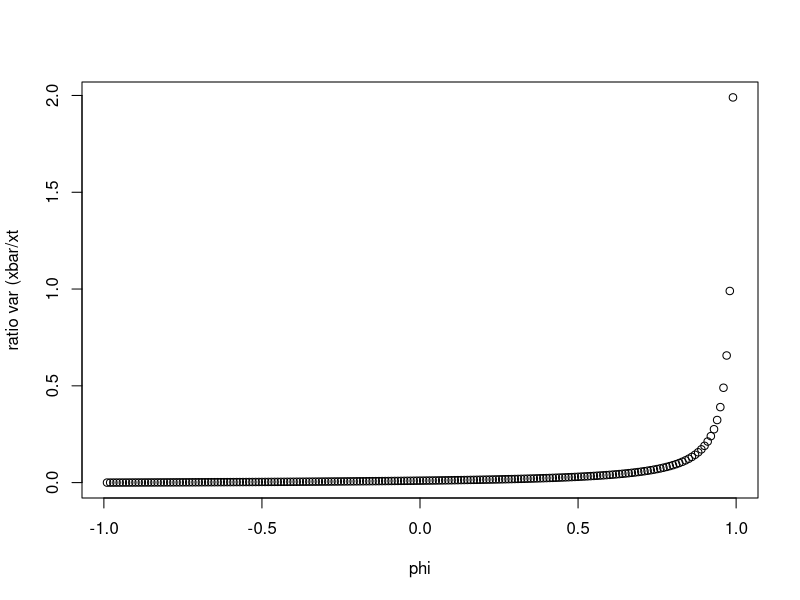
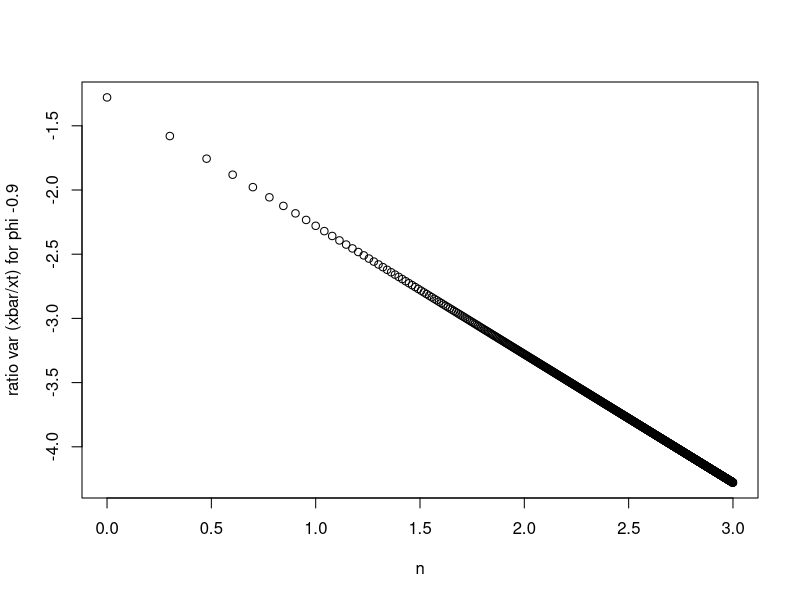
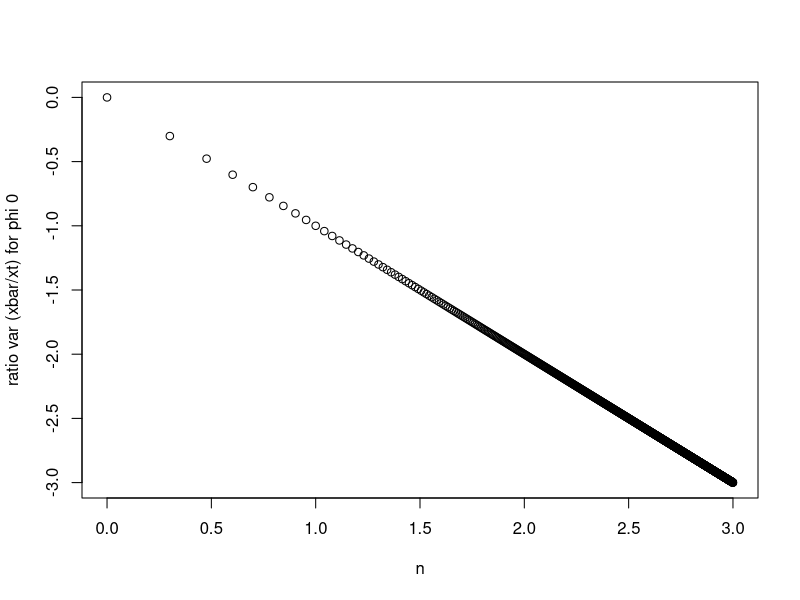
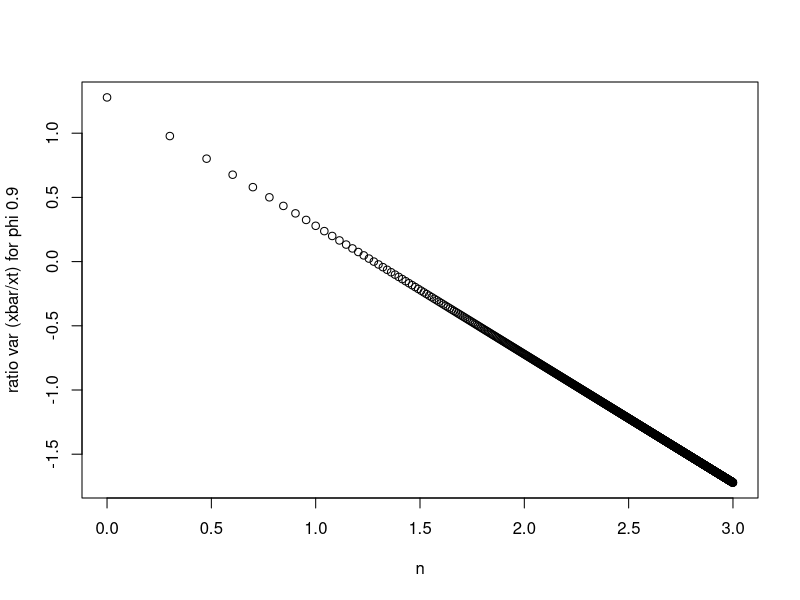

R code for these plots, in order:
## ---- chunk 1
knitr::opts_chunk$set(echo = TRUE)
## ---- chunk 2
phis <- seq(-0.99,0.99,0.01)
ratiovar <- (1+ phis)/(100*(1-phis))

plot(phis,ratiovar,xlab = "phi", ylab = "ratio var (xbar/xt")
## ---- chunk 3

n <- seq(1,1000,1)
phi1 <- -0.9
ratiovar1 <- (1+ phi1)/(n*(1-phi1))

plot(log10(n),log10(ratiovar1),xlab = "n", ylab = "ratio var (xbar/xt) for phi -0.9")

## ---- chunk 4

n <- seq(1,1000,1)
phi2 <- 0
ratiovar2 <- (1+ phi2)/(n*(1-phi2))

plot(log10(n),log10(ratiovar2),xlab = "n", ylab = "ratio var (xbar/xt) for phi 0")

## ---- chunk 5

n <- seq(1,1000,1)
phi3 <- 0.9
ratiovar3 <- (1+ phi3)/(n*(1-phi3))

plot(log10(n),log10(ratiovar3),xlab = "n", ylab = "ratio var (xbar/xt) for phi 0.9")

